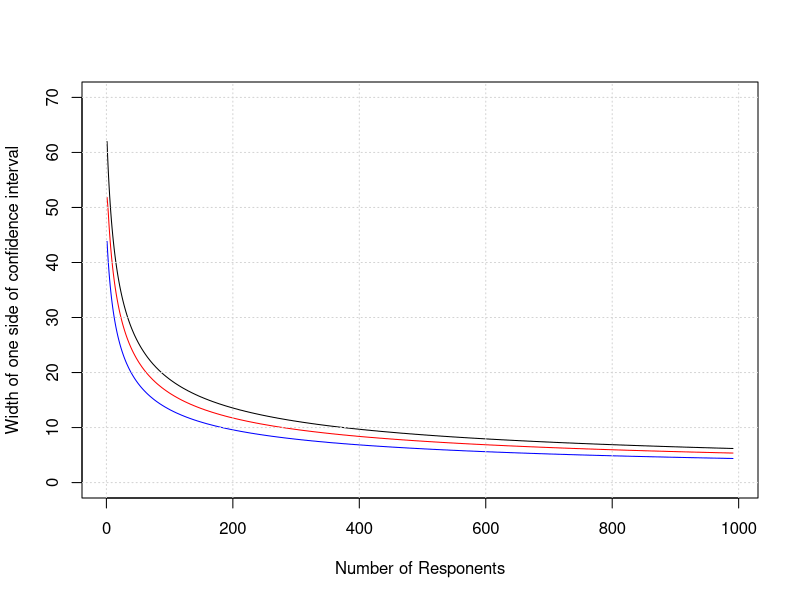

Reproduce this figure in R. (Note: this script raises an error after producing the figure.)
# NPS Statistical Analysis
# Levi Davis 6/15/2017

# Housekeeping
{
  # Turn off scientific notation
  options(scipen=999)
}

#################### STATS ###########################

# Function giving NPS with 95% CIs
# np is the number of promoters
# nd is the number of detractors
# n is the total number of respondents
nps.ci <- function(np,nd,n) {
  
  p <- np/n  # Proportion of promoters
  q <- (n-np-nd)/n # Proportion of neutrals
  d <- nd/n  # Proportion of detractors
  
  nps <- p-d # NPS (Between 0 and 1)
  
  # Variance of NPS
  # Source: http://www.verstaresearch.com/blog/how-to-calculate-an-nps-margin-of-error/
  vr <- ((1-nps)^2 * p + (0-nps)^2 * q + (-1-nps)^2 * d)
  # Standard error of NPS
  se <- sqrt(vr/n)
  
  # Lower and upper bound of NPS
  lb <- nps - 1.96 * se 
  ub <- nps + 1.96 * se
  
  # Keeping bounds between -100 and 100
  for(i in 1:length(lb)) if (lb[i] < -1) lb[i] <- -1
  for(i in 1:length(ub)) if (ub[i] > 1) ub[i] <- 1
  
  # Bring to % scale and rounding to two decimal places
  NPS <- round(nps * 100, 2)
  lb <- round(lb * 100, 2)
  ub <- round(ub * 100, 2)
  
  # Results
  out <- list(lb, nps, ub)
  names(out) <- c('Lower Bound', 'Point Estimate', 'Upper Bound')
  return(out)
}

nps.ci(9,2,11)

# Function testing difference between two sets of respodents
# Returns lower bound, point estimate and upper bound 
# and the p-value of difference between the two NPS scores.
# np1 and np2 are the number of promoters in group one and two.
# nd1 and nd2 are the number of detractors in group one and two.
# n1 and n2 are the number of total respondents in group one and two.
nps.test <- function(np1,nd1,n1,np2,nd2,n2) {
  
  p1 <- np1/n1  # Proportion of promoters group 1
  d1 <- nd1/n1  # Proportion of detractors group 1
  q1 <- (n1 - np1 - nd1)/n1 # Proportion of neutrals group 1
  p2 <- np2/n2  # Proportion of promoters group 2
  d2 <- nd2/n2  # Proportion of detractors group 2
  q2 <- (n2 - np2 - nd2)/n1 # Proportion of neutrals group 2
  
  nps1 <- p1-d1 # NPS number 1
  nps2 <- p2-d2 # NPS number 2
  
  d <- nps1 - nps2 # Difference between group 1 and 2 scores
  
  # Variance of nps1 and nps2
  var1 <- ((1-nps1)^2 * p1 + (0-nps1)^2 * q1 + (-1-nps1)^2 * d1)
  var2 <- ((1-nps2)^2 * p2 + (0-nps2)^2 * q2 + (-1-nps2)^2 * d2)
  # Standard error of nps1 - nps2
  se <- sqrt(var1/n1 + var2/n2)
  
  # Calculate p-value
  pval <- 2 * (1 - pnorm(abs(d), sd=se)) 
  
  # Lower and upper bound of difference between two groups
  lb <- d - 1.96*se
  ub <- d + 1.96*se
  
  # Bring to % scale and round to two decimal places
  lb <- round(lb * 100, 2)
  ub <- round(ub * 100, 2)
  d <- round(d * 100, 2)
  
  # Keeping bounds between -100 and 100
  for(i in 1:length(lb)) if (lb[i] < -100) lb[i] <- -100
  for(i in 1:length(ub)) if (ub[i] > 100) ub[i] <- 100
  
  # Errors
  if (np1+nd1>n1 || np2+nd2>n2) return("Promoters + Detractors > Total Respondents")
  
  # Results
  out <- list(c(lb, d, ub), pval,d)
  names(out) <- c('Point estimate with CIs', 'p-value', 'Difference')
  return(list(c(lb, d, ub), pval,d))
}

nps.test(20,10,30,12,18,30)

################# POWER ANALYSIS #####################

# Width of one side of confidence intervals
# Finds width of one side CIs given NPS between n1 and n2
nps.power.ci <- function(p, d, n1, n2){
  s <- n1:n2  # Vector of values counting up from smallest to largest 
  np <- p * s # Number of promoters
  nd <- d * s # Number of detractors
  
  # Diference between the upper and lower bounds
  wci <- 0.5 * (nps.ci(np, nd, s)[[3]] - nps.ci(np, nd, s)[[1]])
  return(wci)
}

# Plot width of confidence interval
{
  plot(nps.power.ci(0.5, 0.5, 10, 1000), type='l', ylim=c(0,70), xlab='Number of Responents',
       ylab='Width of one side of confidence interval')
  lines(nps.power.ci(0.75, 0.25, 10, 1000), col='red')
  lines(nps.power.ci(0.25, 0.25, 10, 1000), col='blue')
  grid()
}


# Returns p-values for differences between 1 and 100 for a given sample size N
nps.power.test2 <- function(N){
  d <- (1:100)/100
  n <- N
  np1 <- n/2
  nd1 <- n/2
  np2 <- n/2 * (1+d)
  nd2 <- n/2 * (1-d)
  test <- nps.test(np1,nd1,n,np2,nd2,n)
  pvals <- test[[2]]
  dif <- abs(test[[3]])
  return(list(pvals, dif))
}

# Plot p-values for differences between two NPS scores from 1 to 100
# for various sample sizes
{
plot(nps.power.test2(10)[[2]], nps.power.test2(10)[[1]], type='l', xlab='Difference',
     ylab='P-value', ylim=c(0,0.25))
rect(0,0,100,0.05, col='skyblue')
lines(nps.power.test2(10)[[2]], nps.power.test2(10)[[1]])
lines(nps.power.test2(20)[[2]], nps.power.test2(20)[[1]], col='red')
lines(nps.power.test2(30)[[2]], nps.power.test2(30)[[1]], col='blue')
lines(nps.power.test2(100)[[2]], nps.power.test2(100)[[1]], col='orange')
lines(nps.power.test2(500)[[2]], nps.power.test2(500)[[1]], col='forestgreen')
}
